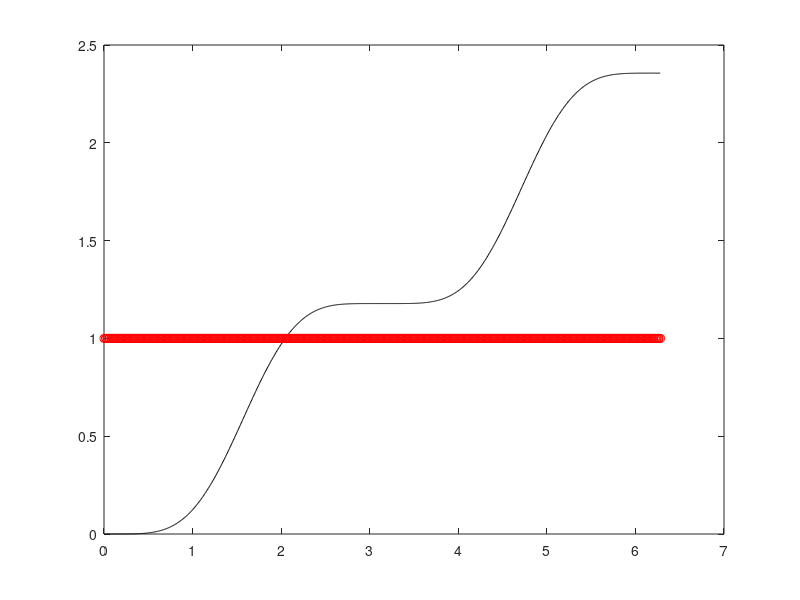

Write the MATLAB code that produced this figure.
clear all;
exact = load('ex1_exact.dat');
numer1 = load('example1_Nx20_K1.dat');
numer2 = load('example1_Nx40_K1.dat');
numer3 = load('example1_Nx80_K1.dat');
numer4 = load('example1_Nx160_K1.dat');
numer5 = load('example1_Nx320_K1.dat');
x1 = numer1(:,1);
x2 = numer2(:,1);
x3 = numer3(:,1);
x4 = numer4(:,1);
x5 = numer5(:,1);
y1 = numer1(:,2);
y2 = numer2(:,2);
y3 = numer3(:,2);
y4 = numer4(:,2);
y5 = numer5(:,2);
plot(exact(:,1), exact(:,2), '-k', x5, y5, 'ro');
ex1 = (sin(4*x1)-8*sin(2*x1)+12*x1)/32;
ex2 = (sin(4*x2)-8*sin(2*x2)+12*x2)/32;
ex3 = (sin(4*x3)-8*sin(2*x3)+12*x3)/32;
ex4 = (sin(4*x4)-8*sin(2*x4)+12*x4)/32;
ex5 = (sin(4*x5)-8*sin(2*x5)+12*x5)/32;
sqrt(norm(ex1-y1,2)^2/size(ex1,1))
sqrt(norm(ex2-y2,2)^2/size(ex2,1))
sqrt(norm(ex3-y3,2)^2/size(ex3,1))
sqrt(norm(ex4-y4,2)^2/size(ex4,1))
sqrt(norm(ex5-y5,2)^2/size(ex5,1))
